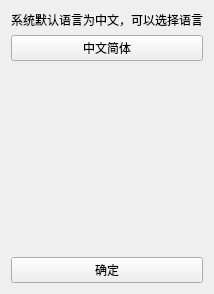
              <widget class="QWidget" name="tab_18">
               <attribute name="title">
                <string>语言设置</string>
               </attribute>
               <layout class="QGridLayout" name="gridLayout_23">
                <item row="0" column="0">
                 <widget class="QLabel" name="label">
                  <property name="text">
                   <string>系统默认语言为中文，可以选择语言</string>
                  </property>
                 </widget>
                </item>
                <item row="1" column="0">
                 <widget class="PrimaryDropDownPushButton" name="language_comboBox">
                  <property name="text">
                   <string>中文简体</string>
                  </property>
                 </widget>
                </item>
                <item row="2" column="0">
                 <spacer name="verticalSpacer_11">
                  <property name="orientation">
                   <enum>Qt::Vertical</enum>
                  </property>
                  <property name="sizeHint" stdset="0">
                   <size>
                    <width>20</width>
                    <height>190</height>
                   </size>
                  </property>
                 </spacer>
                </item>
                <item row="3" column="0">
                 <widget class="PrimaryPushButton" name="language_comfirm_pushButton">
                  <property name="text">
                   <string>确定</string>
                  </property>
                 </widget>
                </item>
               </layout>
              </widget>
